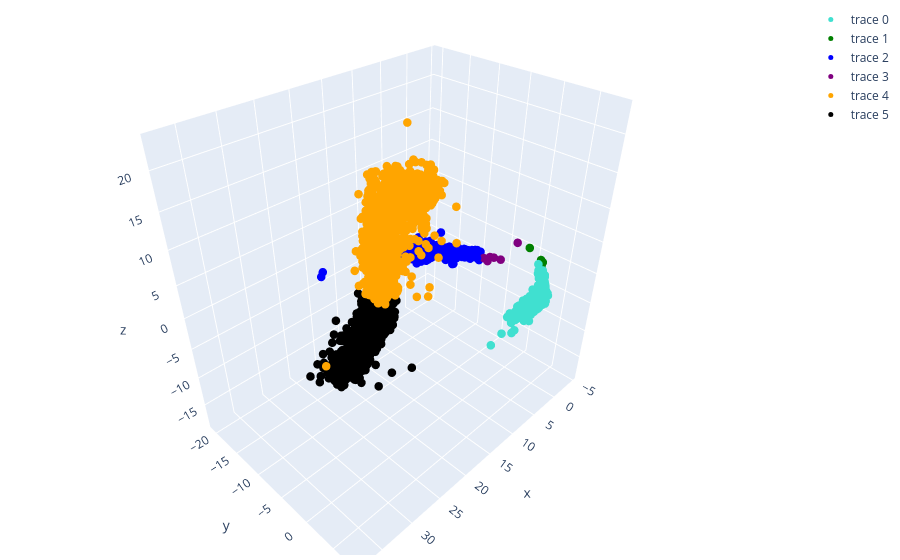

Here is the notebook cell this chart was saved with:
### Code cell
import plotly.graph_objects as go
colors = ["turquoise", "green", "blue", "purple", "orange", "black", "pink"]
alpha = [1, 1, 1, 1, 1, 1, 0] # last alpha makes last class invisible


traces = []


for i, df in enumerate(class_dfs):
   color = colors[i]
   cur_alpha = alpha[i]
  
   trace = go.Scatter3d(x=df[feat_1],y=df[feat_2],z=df[feat_3], mode='markers',
       marker=dict(
           size=5,
           color=color,
           opacity=cur_alpha
       )
   )
   traces.append(trace)


fig = go.Figure(data=traces)
fig.update_layout(margin=dict(l=5, r=5, b=5, t=5))
fig.show()

### Figure 1 — Plotly figure (JSON) as saved in the notebook; plotly's stock layout.template omitted (floating-point values rounded to 4 significant figures; data arrays with more than 128 entries replaced by an {"elided": "..."} marker saying what was removed)
{"data": [{"marker": {"color": "turquoise", "opacity": 1, "size": 5}, "mode": "markers", "type": "scatter3d", "x": {"elided": "12576 float values"}, "y": {"elided": "12576 float values"}, "z": {"elided": "12576 float values"}}, {"marker": {"color": "green", "opacity": 1, "size": 5}, "mode": "markers", "type": "scatter3d", "x": {"elided": "10712 float values"}, "y": {"elided": "10712 float values"}, "z": {"elided": "10712 float values"}}, {"marker": {"color": "blue", "opacity": 1, "size": 5}, "mode": "markers", "type": "scatter3d", "x": {"elided": "1292 float values"}, "y": {"elided": "1292 float values"}, "z": {"elided": "1292 float values"}}, {"marker": {"color": "purple", "opacity": 1, "size": 5}, "mode": "markers", "type": "scatter3d", "x": {"elided": "12590 float values"}, "y": {"elided": "12590 float values"}, "z": {"elided": "12590 float values"}}, {"marker": {"color": "orange", "opacity": 1, "size": 5}, "mode": "markers", "type": "scatter3d", "x": {"elided": "1199 float values"}, "y": {"elided": "1199 float values"}, "z": {"elided": "1199 float values"}}, {"marker": {"color": "black", "opacity": 1, "size": 5}, "mode": "markers", "type": "scatter3d", "x": {"elided": "1148 float values"}, "y": {"elided": "1148 float values"}, "z": {"elided": "1148 float values"}}], "layout": {"margin": {"b": 5, "l": 5, "r": 5, "t": 5}}}
